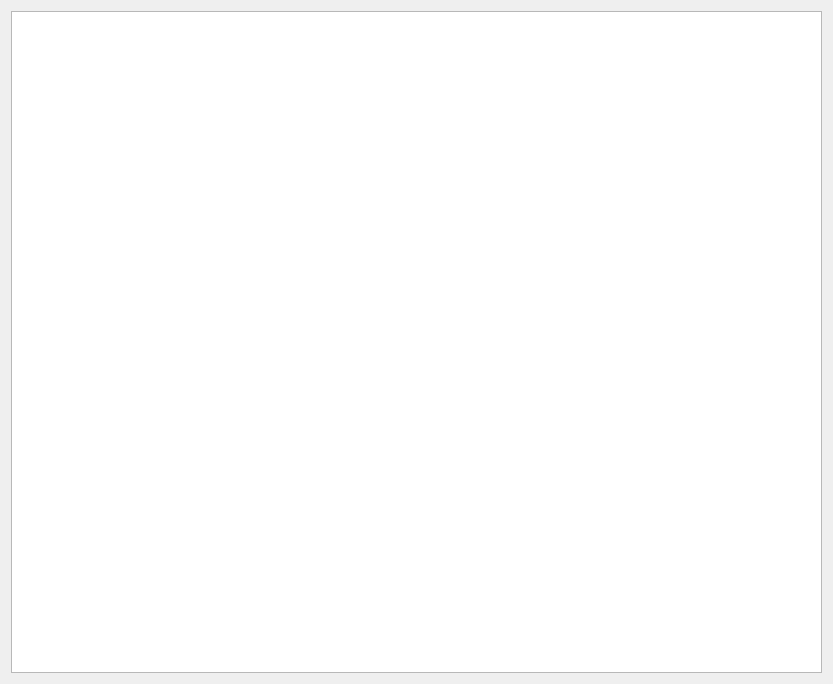
<?xml version="1.0" encoding="UTF-8"?>
<ui version="4.0">
 <class>ibexShortCuts</class>
 <widget class="QWidget" name="ibexShortCuts">
  <property name="geometry">
   <rect>
    <x>0</x>
    <y>0</y>
    <width>833</width>
    <height>684</height>
   </rect>
  </property>
  <property name="windowTitle">
   <string>ibexShortCuts</string>
  </property>
  <layout class="QGridLayout" name="gridLayout">
   <item row="0" column="0">
    <widget class="QTableWidget" name="tableWidget"/>
   </item>
  </layout>
 </widget>
 <layoutdefault spacing="6" margin="11"/>
 <resources/>
 <connections/>
</ui>
